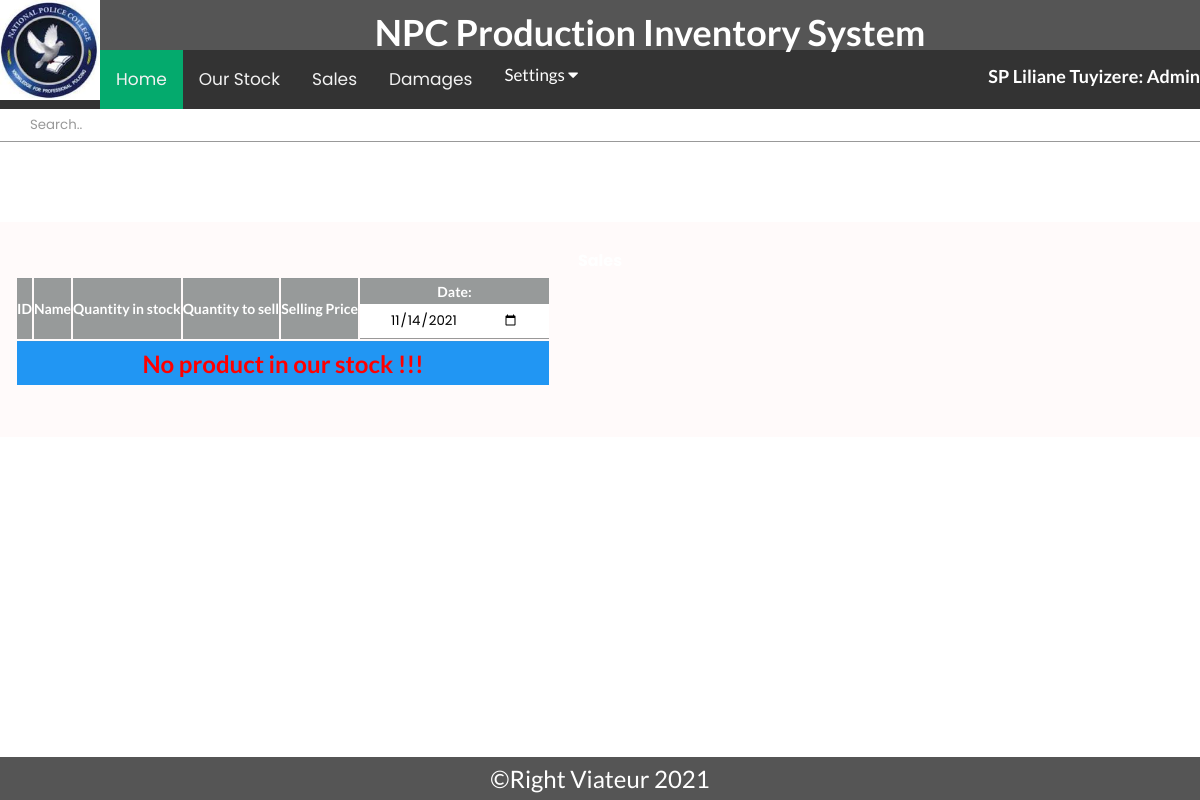
Page /seller/Canteen/Sales.php (signed in) on the earlier database version.
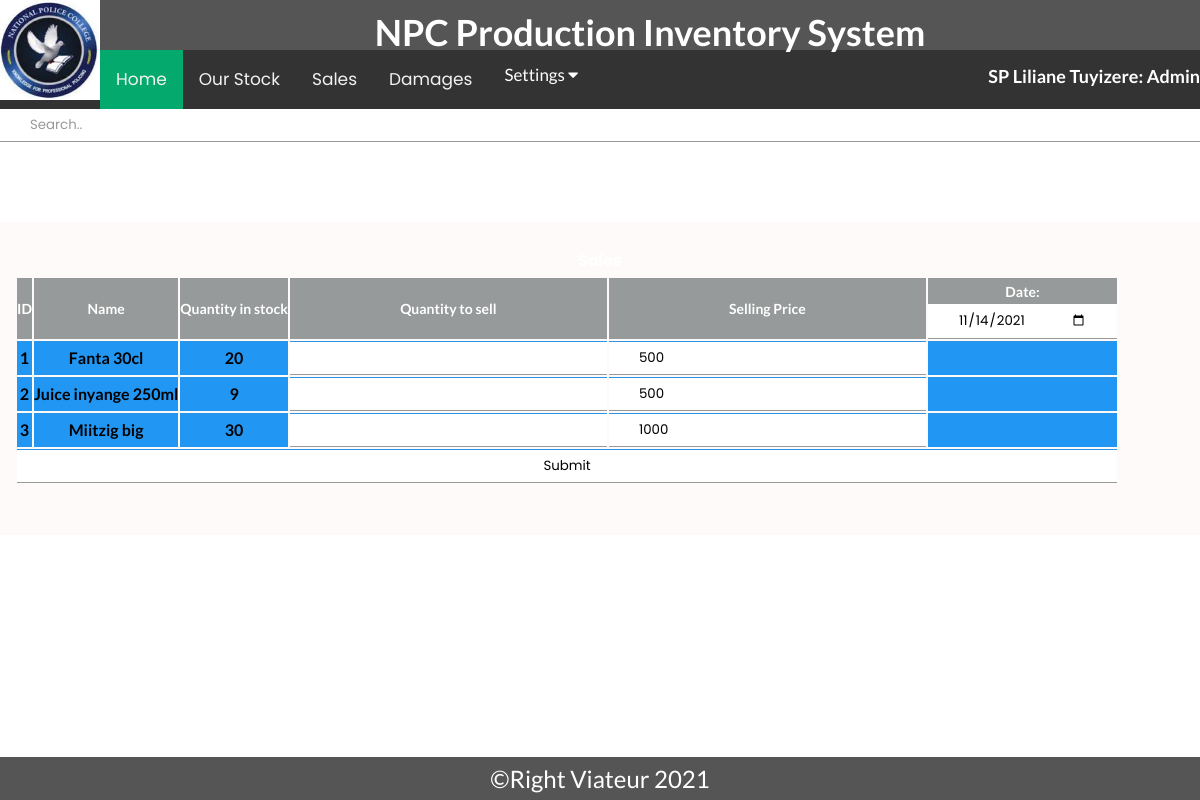
Same page on the later database version.
### tables this page shows
CREATE TABLE IF NOT EXISTS `products` (
  `productId` int NOT NULL AUTO_INCREMENT,
  `productName` varchar(25) NOT NULL,
  `purchasingPrice` decimal(65,0) NOT NULL,
  `sellingPrice` decimal(65,0) NOT NULL,
  `balance` int NOT NULL,
  `location` varchar(255) NOT NULL,
  PRIMARY KEY (`productId`)
);

### seller/Canteen/Sales.php (the view, shortened to what this page needs)
 <div class="topnav" id="myTopnav"><form method="post" action="Sales_Search.php">
      <input type="text" placeholder="Search.." name="search" style="margin-top: 0px;" class="search">
    </form></div>
<div class="contents">
<div>
            <div class="main-content-inner">
                <br>
                <h4 class="heading">Sales</h4>
                <form method="post" action="sell.php">
                <div>
                                <div class="single-table">
                                    <div class="table-responsive">
                                        <table class="table text-dark text-center" id="styled-table">
                                            <thead class="text-uppercase">
                                                <tr class="table-active">
                                                    <th scope="col">ID</th>
                                                    <th scope="col">Name</th>
                                                    <th scope="col">Quantity in stock</th>
                                                    <th scope="col">Quantity to sell</th>
                                                    <th scope="col">Selling Price</th>
                           <th scope="col">Date:<input type="date" id="monthly" name="date" value="<?php echo date('Y-m-d');?>"></th>
                                                </tr>
                                            </thead>
                                            <tbody>
      <?php
              include('../../config.php');
               $result = mysqli_query($db, "SELECT * FROM products WHERE balance!='0' AND location='Canteen' ");
               if ($result -> num_rows >  0) {
              while($row = mysqli_fetch_array($result)) {
$products[]=$row["productId"];
$rowCount = count($products);
}
for($i=0;$i<$rowCount;$i++) {
$result = mysqli_query($db, "SELECT * FROM products WHERE productId='" . $products[$i] . "' AND location='Canteen'");
$row[$i]= mysqli_fetch_array($result);
?>
                   <tr class="database-data" style="background-color: #2196f3;">
                    <th><?php echo $i+1 ?></th>
                      <th> <input type="hidden" name="product_id[]" value="<?php echo $row[$i]["productId"]  ?>"> <?php echo $row[$i]["productName"] ?></th>
                      <th><input type="hidden" name="product_name[]" value="<?php echo $row[$i]["productName"]  ?>"><?php echo $row[$i]["balance"]  ?></th>
                      <th> <input type="hidden" name="price[]" value="<?php echo $row[$i]["purchasingPrice"]  ?>">
                        <input type="number" name="quant[]"></th>
                      <th> <input type="text" readonly="" name="selling_price[]" value="<?php echo $row[$i]["sellingPrice"]  ?>"></th><th></th>
                    </tr>
            <?php
                 }
                 ?>
                 <tr class="database-data"><th colspan="6" >
               <input type="submit" name="sell" value="Submit" style="" class="purchase-button">
                </th></tr>
                <?php
                 }
                 else{ ?>
                <tr class="database-data" style='font-size:24px;font-weight: bold;color: red;'> <th colspan="8">No product in our stock !!!</th></tr>
                <?php
}
            ?>
                 </tbody>
                                        </table>
                                    </div>
                                </div>
</div>
                    </form>
                    </div>
</body>
</html>

Differences in the rows shown:
added products: productName "Fanta 30cl", balance "20", sellingPrice "500"
added products: productName "Juice inyange 250ml", balance "9", sellingPrice "500"
added products: productName "Miitzig big", balance "30", sellingPrice "1000"
Other differences:
form field sell: (not shown) → "Submit"
text no longer shown: "No product in our stock !!!"
